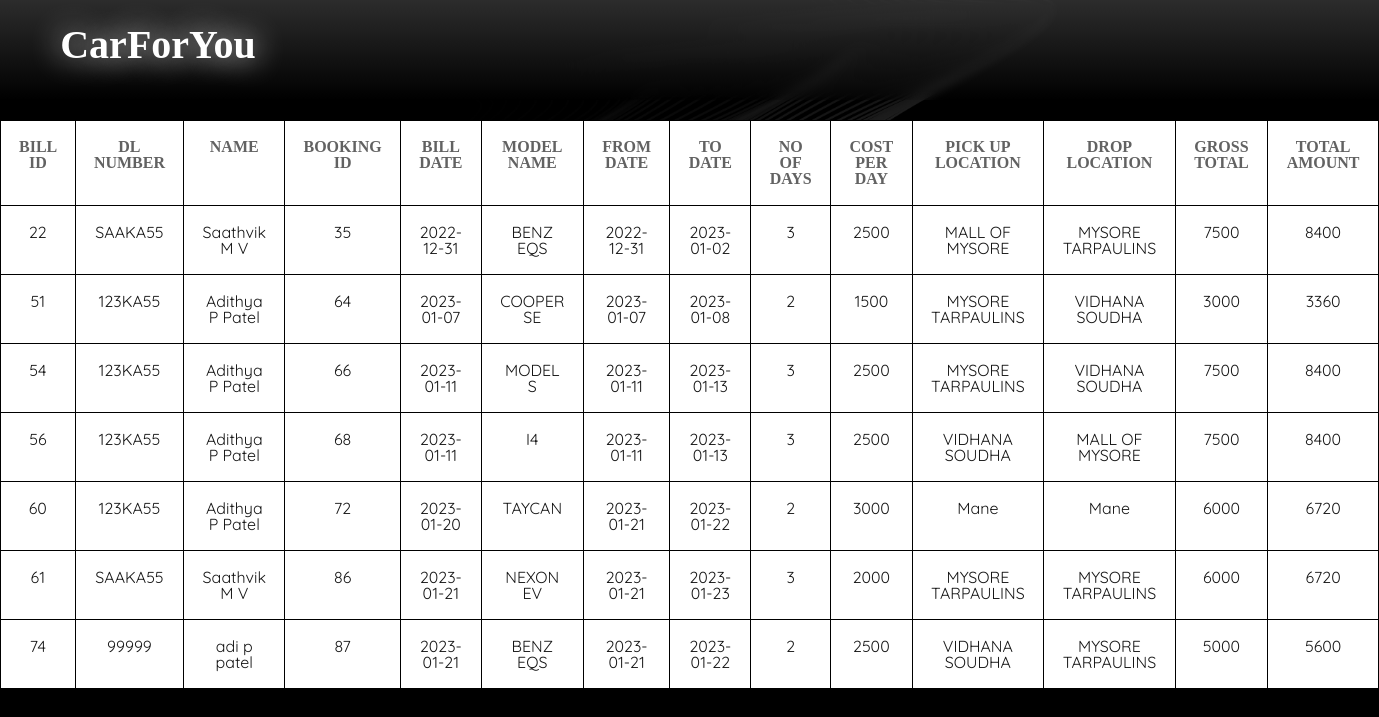
Page /admin/showbill.php on the committed database.
### tables this page shows
CREATE TABLE `billing_details` (
  `BILL_ID` int(11) NOT NULL,
  `DL_NUM` varchar(10) NOT NULL,
  `NAME` varchar(30) DEFAULT NULL,
  `BOOKING_ID` int(11) NOT NULL,
  `BILL_DATE` date NOT NULL,
  `MODEL_NAME` varchar(30) DEFAULT NULL,
  `FROM_DATE` date DEFAULT NULL,
  `TO_DATE` date DEFAULT NULL,
  `NO_OF_DAYS` int(11) NOT NULL,
  `CPD` int(11) DEFAULT NULL,
  `PICK_LOC` char(30) DEFAULT NULL,
  `DROP_LOC` char(30) DEFAULT NULL,
  `GROSS_TOTAL` int(11) NOT NULL,
  `TOTAL_AMOUNT` int(11) NOT NULL
);

### admin/showbill.php (the view, shortened to what this page needs)
<!DOCTYPE html>
<html lang="en">
<head>
	<link rel="stylesheet" type="text/css" href="css/reset.css">
	<link rel="stylesheet" type="text/css" href="css/responsive.css">
</head>
<body>
	<section class="">
		<?php
        include 'header.php';
        $car = "SELECT * FROM billing_details";
        $car1 = $conn->query($car);
        ?>
        <div class="cal">
        <table class="invc">
            <tr>
            <td><h3>BILL ID</h3></td>
            <td><h3>DL NUMBER</h3></td>
            <td><h3>NAME</h3></td>
            <td><h3>BOOKING ID</h3></td>
            <td><h3>BILL DATE</h3></td>
            <td><h3>MODEL NAME</h3></td>
            <td><h3>FROM DATE</h3></td>
            <td><h3>TO DATE</h3></td>
            <td><h3>NO OF DAYS</h3></td>
            <td><h3>COST PER DAY</h3></td>
            <td><h3>PICK UP LOCATION</h3></td>
            <td><h3>DROP LOCATION</h3></td>
            <td><h3>GROSS TOTAL</h3></td>
            <td><h3>TOTAL AMOUNT</h3></td>
            </tr>
        <?php
        while($carw1=$car1->fetch_assoc())
        {
            ?>
            <tr>
            <td><?php echo $carw1['BILL_ID'] ?></td>
            <td><?php echo $carw1['DL_NUM'] ?></td>
            <td><?php echo $carw1['NAME'] ?></td>
            <td><?php echo $carw1['BOOKING_ID'] ?></td>
            <td><?php echo $carw1['BILL_DATE'] ?></td>
            <td><?php echo $carw1['MODEL_NAME'] ?></td>
            <td><?php echo $carw1['FROM_DATE'] ?></td>
            <td><?php echo $carw1['TO_DATE'] ?></td>
            <td><?php echo $carw1['NO_OF_DAYS'] ?></td>
            <td><?php echo $carw1['CPD'] ?></td>
            <td><?php echo $carw1['PICK_LOC'] ?></td>
            <td><?php echo $carw1['DROP_LOC'] ?></td>
            <td><?php echo $carw1['GROSS_TOTAL'] ?></td>
            <td><?php echo $carw1['TOTAL_AMOUNT'] ?></td>
            </tr>
        <?php }
        ?>
	</section>
</body>
</html>

### admin/css/responsive.css (style rules this page uses)
body { background-image: url('/ev/assets/bgm.jpg'); background-size: contain; background-repeat: no-repeat; background-size: cover; }
html { scroll-behavior: smooth; }
h1, h2, h3, h4, h5, h6 { color: #626262; font-family: "Good Times"; }
h3 { font-size: 1.0em; margin: 0em 0 }
h1, h2, h3, h4, h5, h6 { font-weight: bolder }
.cal { display: flex; margin-top: 100px; }
.invc { margin: 20px auto; background: white; }
.invc tr { font-family: 'Quicksand'; text-align: center; color: #171717; }
.invc th, .invc td { border: 1px solid black; padding: 15px; padding: 18px; }
::placeholder { color: #ededed; }

### rows in the picture
billing_details: BILL_ID "22", DL_NUM "SAAKA55", NAME "Saathvik M V", BOOKING_ID "35", BILL_DATE "2022-12-31", MODEL_NAME "BENZ EQS", FROM_DATE "2022-12-31", TO_DATE "2023-01-02", NO_OF_DAYS "3", CPD "2500", PICK_LOC "MALL OF MYSORE", DROP_LOC "MYSORE TARPAULINS", GROSS_TOTAL "7500", TOTAL_AMOUNT "8400"
billing_details: BILL_ID "51", DL_NUM "123KA55", NAME "Adithya P Patel", BOOKING_ID "64", BILL_DATE "2023-01-07", MODEL_NAME "COOPER SE", FROM_DATE "2023-01-07", TO_DATE "2023-01-08", NO_OF_DAYS "2", CPD "1500", PICK_LOC "MYSORE TARPAULINS", DROP_LOC "VIDHANA SOUDHA", GROSS_TOTAL "3000", TOTAL_AMOUNT "3360"
billing_details: BILL_ID "54", DL_NUM "123KA55", NAME "Adithya P Patel", BOOKING_ID "66", BILL_DATE "2023-01-11", MODEL_NAME "MODEL S", FROM_DATE "2023-01-11", TO_DATE "2023-01-13", NO_OF_DAYS "3", CPD "2500", PICK_LOC "MYSORE TARPAULINS", DROP_LOC "VIDHANA SOUDHA", GROSS_TOTAL "7500", TOTAL_AMOUNT "8400"
billing_details: BILL_ID "56", DL_NUM "123KA55", NAME "Adithya P Patel", BOOKING_ID "68", BILL_DATE "2023-01-11", MODEL_NAME "I4", FROM_DATE "2023-01-11", TO_DATE "2023-01-13", NO_OF_DAYS "3", CPD "2500", PICK_LOC "VIDHANA SOUDHA", DROP_LOC "MALL OF MYSORE", GROSS_TOTAL "7500", TOTAL_AMOUNT "8400"
billing_details: BILL_ID "60", DL_NUM "123KA55", NAME "Adithya P Patel", BOOKING_ID "72", BILL_DATE "2023-01-20", MODEL_NAME "TAYCAN", FROM_DATE "2023-01-21", TO_DATE "2023-01-22", NO_OF_DAYS "2", CPD "3000", PICK_LOC "Mane", DROP_LOC "Mane", GROSS_TOTAL "6000", TOTAL_AMOUNT "6720"
billing_details: BILL_ID "61", DL_NUM "SAAKA55", NAME "Saathvik M V", BOOKING_ID "86", BILL_DATE "2023-01-21", MODEL_NAME "NEXON EV", FROM_DATE "2023-01-21", TO_DATE "2023-01-23", NO_OF_DAYS "3", CPD "2000", PICK_LOC "MYSORE TARPAULINS", DROP_LOC "MYSORE TARPAULINS", GROSS_TOTAL "6000", TOTAL_AMOUNT "6720"
billing_details: BILL_ID "74", DL_NUM "99999", NAME "adi p patel", BOOKING_ID "87", BILL_DATE "2023-01-21", MODEL_NAME "BENZ EQS", FROM_DATE "2023-01-21", TO_DATE "2023-01-22", NO_OF_DAYS "2", CPD "2500", PICK_LOC "VIDHANA SOUDHA", DROP_LOC "MYSORE TARPAULINS", GROSS_TOTAL "5000", TOTAL_AMOUNT "5600"
